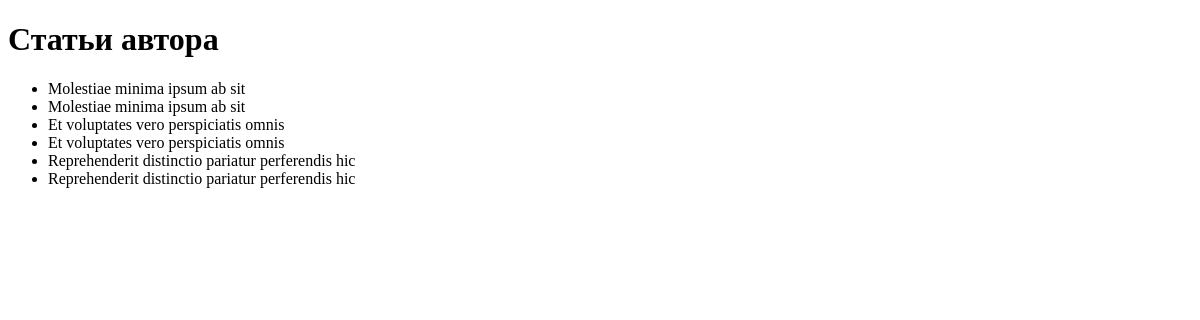
Page /posts/1/ on the earlier database version.
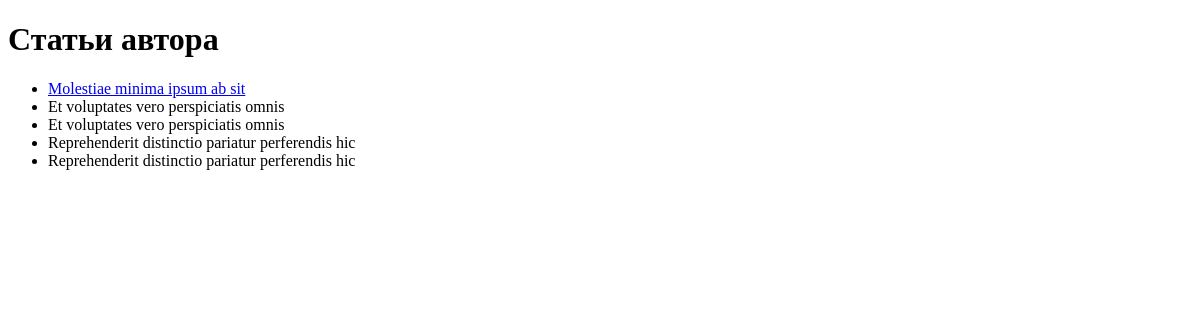
Same page on the later database version.
### blog/models.py (models this page shows)
class Post(models.Model):
    title = models.CharField(max_length=200)
    content = models.TextField()
    pub_date = models.DateField()
    author = models.ForeignKey(Author, on_delete=models.CASCADE)
    category = models.CharField(max_length=100)
    views_count = models.IntegerField(default=0)
    is_public = models.BooleanField(default=False)
    def __str__(self):
        return str(self.title)

### blog/views.py (the view)
# urls.py: path('posts/<int:author_id>/', views.get_posts, name='get_posts'),
def get_posts(request, author_id):
    posts = Post.objects.filter(author_id=author_id)
    return render(request, 'blog/posts.html', {'posts': posts})

### blog/templates/blog/posts.html (shortened to what this page needs)
<!DOCTYPE html>
<html lang="en">
<head>
</head>
<body>
    <h1>Статьи автора</h1>
    <ul>
        {% for post in posts %}
            {% if post.is_public == 1 %}
                <li><a href="{% url 'author_post' post.id %}">{{ post.title }}</a></li>
            {% else %}
                <li>{{ post.title }}</li>
                <li>{{ post }}</li>
            {% endif %}
        {% endfor %}
    </ul>
</body>
</html>

Differences in the rows shown:
changed Post "Molestiae minima ipsum ab sit": is_public False → True (drawn); title "Molestiae minima ipsum ab sit" → (not shown)
